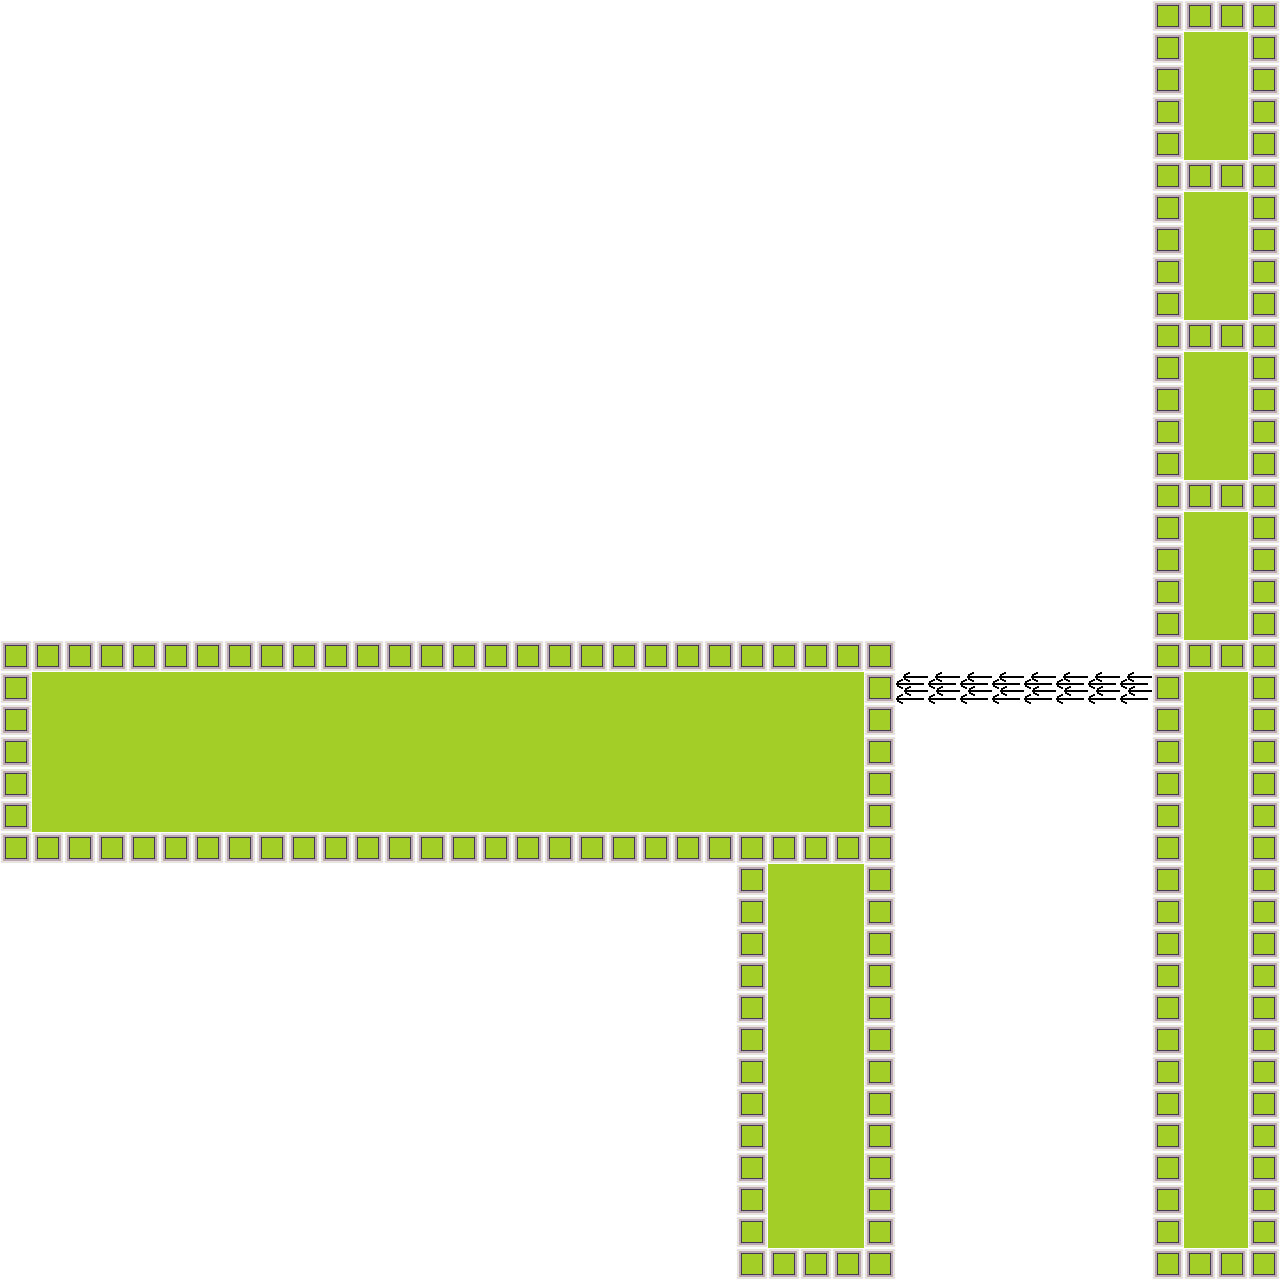

Tiled map render using the project's own tile images. Description and the whole map definition, tile-layer contents included, below:
An orthogonal 40x40 tile map with 32x32 px tiles, 1 tile layer (Tile Layer 1).

<map version="1.0" orientation="orthogonal" renderorder="right-down" width="40" height="40" tilewidth="32" tileheight="32" backgroundcolor="#ffffff" nextobjectid="1">
 <properties>
  <property name="DownExitMaxX" value="29" />
  <property name="MaxY" value="20" />
  <property name="RightExitMaxY" value="-1" />
  <property name="UpExitMaxX" value="-1" />
 </properties>
 <tileset firstgid="1" name="Tileset" tilewidth="32" tileheight="32">
  <image source="TiledTileset.png" trans="ff00ff" width="320" height="160" />
 </tileset>
 <layer name="Tile Layer 1" width="40" height="40">
  <data encoding="csv">
0,0,0,0,0,0,0,0,0,0,0,0,0,0,0,0,0,0,0,0,0,0,0,0,0,0,0,0,0,0,0,0,0,0,0,0,12,12,12,12,
0,0,0,0,0,0,0,0,0,0,0,0,0,0,0,0,0,0,0,0,0,0,0,0,0,0,0,0,0,0,0,0,0,0,0,0,12,11,11,12,
0,0,0,0,0,0,0,0,0,0,0,0,0,0,0,0,0,0,0,0,0,0,0,0,0,0,0,0,0,0,0,0,0,0,0,0,12,11,11,12,
0,0,0,0,0,0,0,0,0,0,0,0,0,0,0,0,0,0,0,0,0,0,0,0,0,0,0,0,0,0,0,0,0,0,0,0,12,11,11,12,
0,0,0,0,0,0,0,0,0,0,0,0,0,0,0,0,0,0,0,0,0,0,0,0,0,0,0,0,0,0,0,0,0,0,0,0,12,11,11,12,
0,0,0,0,0,0,0,0,0,0,0,0,0,0,0,0,0,0,0,0,0,0,0,0,0,0,0,0,0,0,0,0,0,0,0,0,12,12,12,12,
0,0,0,0,0,0,0,0,0,0,0,0,0,0,0,0,0,0,0,0,0,0,0,0,0,0,0,0,0,0,0,0,0,0,0,0,12,11,11,12,
0,0,0,0,0,0,0,0,0,0,0,0,0,0,0,0,0,0,0,0,0,0,0,0,0,0,0,0,0,0,0,0,0,0,0,0,12,11,11,12,
0,0,0,0,0,0,0,0,0,0,0,0,0,0,0,0,0,0,0,0,0,0,0,0,0,0,0,0,0,0,0,0,0,0,0,0,12,11,11,12,
0,0,0,0,0,0,0,0,0,0,0,0,0,0,0,0,0,0,0,0,0,0,0,0,0,0,0,0,0,0,0,0,0,0,0,0,12,11,11,12,
0,0,0,0,0,0,0,0,0,0,0,0,0,0,0,0,0,0,0,0,0,0,0,0,0,0,0,0,0,0,0,0,0,0,0,0,12,12,12,12,
0,0,0,0,0,0,0,0,0,0,0,0,0,0,0,0,0,0,0,0,0,0,0,0,0,0,0,0,0,0,0,0,0,0,0,0,12,11,11,12,
0,0,0,0,0,0,0,0,0,0,0,0,0,0,0,0,0,0,0,0,0,0,0,0,0,0,0,0,0,0,0,0,0,0,0,0,12,11,11,12,
0,0,0,0,0,0,0,0,0,0,0,0,0,0,0,0,0,0,0,0,0,0,0,0,0,0,0,0,0,0,0,0,0,0,0,0,12,11,11,12,
0,0,0,0,0,0,0,0,0,0,0,0,0,0,0,0,0,0,0,0,0,0,0,0,0,0,0,0,0,0,0,0,0,0,0,0,12,11,11,12,
0,0,0,0,0,0,0,0,0,0,0,0,0,0,0,0,0,0,0,0,0,0,0,0,0,0,0,0,0,0,0,0,0,0,0,0,12,12,12,12,
0,0,0,0,0,0,0,0,0,0,0,0,0,0,0,0,0,0,0,0,0,0,0,0,0,0,0,0,0,0,0,0,0,0,0,0,12,11,11,12,
0,0,0,0,0,0,0,0,0,0,0,0,0,0,0,0,0,0,0,0,0,0,0,0,0,0,0,0,0,0,0,0,0,0,0,0,12,11,11,12,
0,0,0,0,0,0,0,0,0,0,0,0,0,0,0,0,0,0,0,0,0,0,0,0,0,0,0,0,0,0,0,0,0,0,0,0,12,11,11,12,
0,0,0,0,0,0,0,0,0,0,0,0,0,0,0,0,0,0,0,0,0,0,0,0,0,0,0,0,0,0,0,0,0,0,0,0,12,11,11,12,
12,12,12,12,12,12,12,12,12,12,12,12,12,12,12,12,12,12,12,12,12,12,12,12,12,12,12,12,0,0,0,0,0,0,0,0,12,12,12,12,
12,11,11,11,11,11,11,11,11,11,11,11,11,11,11,11,11,11,11,11,11,11,11,11,11,11,11,12,5,5,5,5,5,5,5,5,12,11,11,12,
12,11,11,11,11,11,11,11,11,11,11,11,11,11,11,11,11,11,11,11,11,11,11,11,11,11,11,12,0,0,0,0,0,0,0,0,12,11,11,12,
12,11,11,11,11,11,11,11,11,11,11,11,11,11,11,11,11,11,11,11,11,11,11,11,11,11,11,12,0,0,0,0,0,0,0,0,12,11,11,12,
12,11,11,11,11,11,11,11,11,11,11,11,11,11,11,11,11,11,11,11,11,11,11,11,11,11,11,12,0,0,0,0,0,0,0,0,12,11,11,12,
12,11,11,11,11,11,11,11,11,11,11,11,11,11,11,11,11,11,11,11,11,11,11,11,11,11,11,12,0,0,0,0,0,0,0,0,12,11,11,12,
12,12,12,12,12,12,12,12,12,12,12,12,12,12,12,12,12,12,12,12,12,12,12,12,12,12,12,12,0,0,0,0,0,0,0,0,12,11,11,12,
0,0,0,0,0,0,0,0,0,0,0,0,0,0,0,0,0,0,0,0,0,0,0,12,11,11,11,12,0,0,0,0,0,0,0,0,12,11,11,12,
0,0,0,0,0,0,0,0,0,0,0,0,0,0,0,0,0,0,0,0,0,0,0,12,11,11,11,12,0,0,0,0,0,0,0,0,12,11,11,12,
0,0,0,0,0,0,0,0,0,0,0,0,0,0,0,0,0,0,0,0,0,0,0,12,11,11,11,12,0,0,0,0,0,0,0,0,12,11,11,12,
0,0,0,0,0,0,0,0,0,0,0,0,0,0,0,0,0,0,0,0,0,0,0,12,11,11,11,12,0,0,0,0,0,0,0,0,12,11,11,12,
0,0,0,0,0,0,0,0,0,0,0,0,0,0,0,0,0,0,0,0,0,0,0,12,11,11,11,12,0,0,0,0,0,0,0,0,12,11,11,12,
0,0,0,0,0,0,0,0,0,0,0,0,0,0,0,0,0,0,0,0,0,0,0,12,11,11,11,12,0,0,0,0,0,0,0,0,12,11,11,12,
0,0,0,0,0,0,0,0,0,0,0,0,0,0,0,0,0,0,0,0,0,0,0,12,11,11,11,12,0,0,0,0,0,0,0,0,12,11,11,12,
0,0,0,0,0,0,0,0,0,0,0,0,0,0,0,0,0,0,0,0,0,0,0,12,11,11,11,12,0,0,0,0,0,0,0,0,12,11,11,12,
0,0,0,0,0,0,0,0,0,0,0,0,0,0,0,0,0,0,0,0,0,0,0,12,11,11,11,12,0,0,0,0,0,0,0,0,12,11,11,12,
0,0,0,0,0,0,0,0,0,0,0,0,0,0,0,0,0,0,0,0,0,0,0,12,11,11,11,12,0,0,0,0,0,0,0,0,12,11,11,12,
0,0,0,0,0,0,0,0,0,0,0,0,0,0,0,0,0,0,0,0,0,0,0,12,11,11,11,12,0,0,0,0,0,0,0,0,12,11,11,12,
0,0,0,0,0,0,0,0,0,0,0,0,0,0,0,0,0,0,0,0,0,0,0,12,11,11,11,12,0,0,0,0,0,0,0,0,12,11,11,12,
0,0,0,0,0,0,0,0,0,0,0,0,0,0,0,0,0,0,0,0,0,0,0,12,12,12,12,12,0,0,0,0,0,0,0,0,12,12,12,12
</data>
 </layer>
</map>
